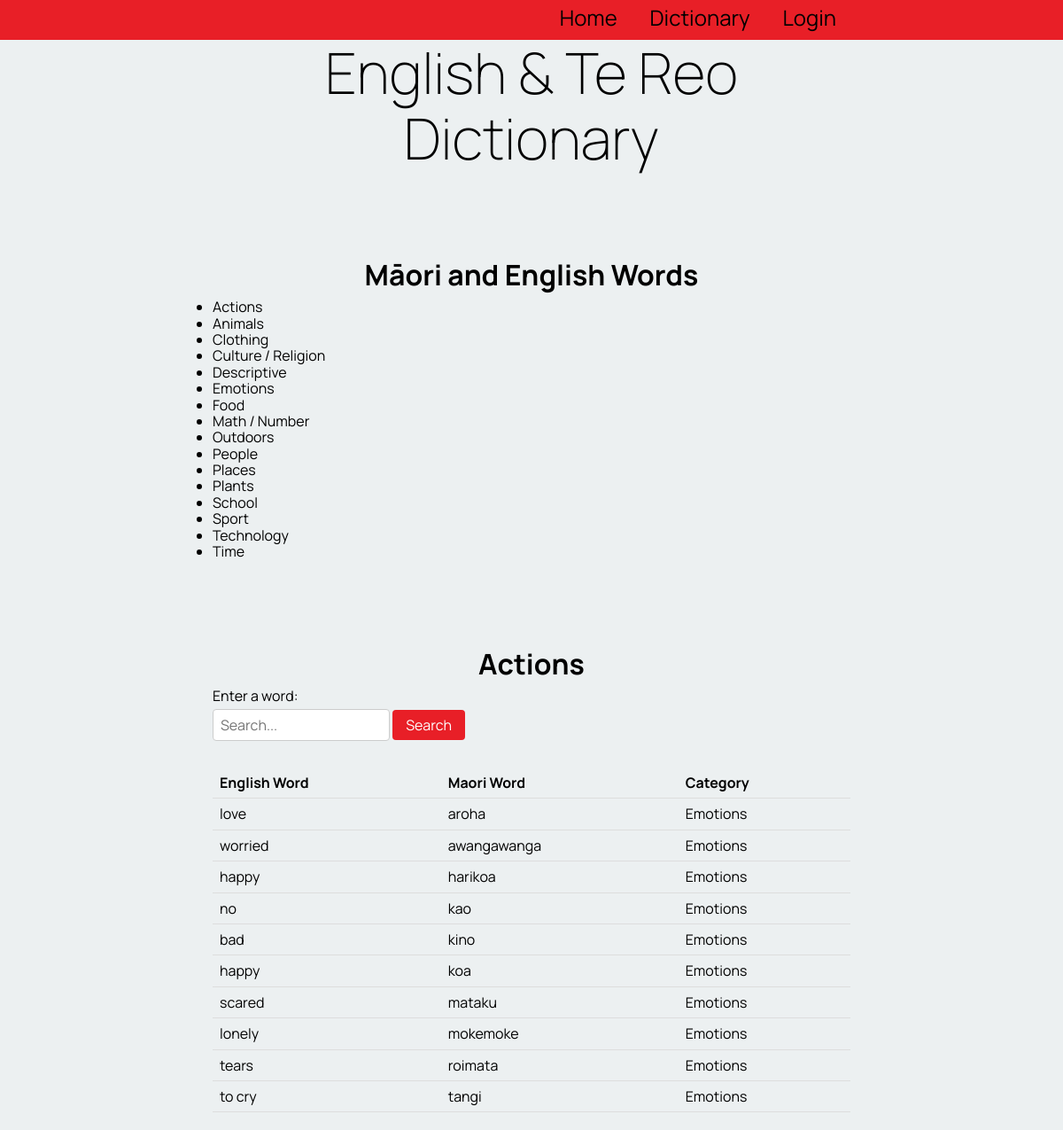
Screenshot of /sort_by_category/6 with the database file from the repository.
### tables this page shows
CREATE TABLE "category_table"
(
    cat_id        integer not null
        primary key autoincrement,
    category_name varchar
);

CREATE TABLE "table_word"
(
    word_id      integer not null
        primary key autoincrement,
    english_word varchar(100),
    te_reo_word  varchar(100),
    description  varchar(100),
    category     varchar(100),
    levels       varchar(100),
    user_fk      integer
        constraint table_word_table_account_id_fk
            references users_table,
    cat_fk       integer
        constraint table_word_category_table_cat_id_fk
            references category_table
, word_date varchar(100), image varchar);

### app.py (the view)
@app.route('/sort_by_category/<cat_id>', methods=['POST', 'GET'])
def render_sort_by_category_page(cat_id):
    if is_logged_in_teacher():
        print("Teacher if logged in!")
    con = create_connection(DATABASE)
    query = "SELECT cat_id, category_name FROM category_table"
    cur = con.cursor()
    cur.execute(query)
    category_list = cur.fetchall()
    cur = con.cursor()
    query = """SELECT word_id, english_word, te_reo_word, category_name FROM table_word INNER JOIN category_table ON table_word.cat_fk = cat_id WHERE cat_id = ?"""
    cur.execute(query, (cat_id,))
    word = cur.fetchall()
    con.close()
    return render_template('sort_by_category.html', logged_in=is_logged_in(), words=word,teacher_log=is_logged_in_teacher(), categories=category_list)

### app.py (called while the page is built)
def create_connection(db_file): #connects to the database
    try:
        connection = sqlite3.connect(db_file)
        return connection
    except Error as e:
        print(e)   #prints the error message
    return None

def is_logged_in():    #checks if the user has logged in
    if session.get("email") is None:
        print("not logged in ")
        return False
    else:
        print("logged in!")
        return True

def is_logged_in_teacher():
        email = session.get("email")
        con = create_connection(DATABASE)
        cur = con.cursor()
        query = """SELECT is_teacher FROM users_table WHERE email = ?"""
        cur.execute(query, (email, ))
        teacher = cur.fetchall()
        con.close()
        print("yooo", teacher)
        if ('yes',) in teacher:
            print("teacher logged in!")
            con = create_connection(DATABASE)
            query = "SELECT users_id FROM users_table"
            cur = con.cursor()
            cur.execute(query)
            test = cur.fetchall()
            print(test)
            return True
        else:
            return False

### templates/sort_by_category.html
{% extends 'base.html' %}
{% block pageheading %}Māori and English Words{% endblock %}
{% block main %}
    <ul>
        {% for catergory in categories %}
                <li>
                    <a href="/sort_by_category/{{ catergory[0] }}">{{ catergory[1] }}</a>
                </li>
        {% endfor %}
    </ul>
    <h2> Actions</h2>
    <form action="{{ url_for('render_dictionary_page', cat_id=cat_id) }}" method="GET">
        <label for="word-search">Enter a word:</label>
        <input type="text" name="search" value="{{ search_term }}" placeholder="Search...">
        <button type="submit">Search</button>
    </form>
    <table>
        <thead>
            <tr>
                <th>English Word</th>
                <th>Maori Word</th>
                <th>Category</th>
            </tr>
        </thead>
        <tbody>
            {% for word in words %}
                <tr>
                    <td><a href="/word_info/{{ word[0] }}">{{ word[1] }}</a></td>
                    <td>{{ word[2] }}</td>
                    <td>{{ word[3] }}</td>
                </tr>
            {% endfor %}
        </tbody>
    </table>
{% endblock %}

### static/style.css (style rules this page uses)
* { font-family: 'Manrope', sans-serif; padding: 0; margin: 0; box-sizing: border-box; }
body { background-color: rgba(236, 240, 241, 1.0); }
h2 { font-size: 2rem; text-align: center; margin: 0 0 0.5rem 0; padding-top: 100px; }
a, a:visited { color: rgb(0, 0, 0); text-decoration: none; }
table { width: 100%; border-collapse: collapse; margin-bottom: 20px; }
table th, table td { padding: 8px; text-align: left; border-bottom: 1px solid #ddd; }
form { margin-bottom: 20px; }
form label { display: block; margin-bottom: 5px; }
form input[type="text"] { width: 200px; padding: 8px; border: 1px solid #ccc; border-radius: 4px; margin-bottom: 10px; }
form button { padding: 8px 15px; background-color: #e81f27; color: #fff; border: none; border-radius: 4px; cursor: pointer; }

### rows the page displays
category_table: category_name "Actions"
category_table: category_name "Animals"
category_table: category_name "Clothing"
category_table: category_name "Culture / Religion"
category_table: category_name "Descriptive"
category_table: category_name "Emotions"
category_table: category_name "Food"
category_table: category_name "Math / Number"
category_table: category_name "Outdoors"
category_table: category_name "People"
category_table: category_name "Places"
category_table: category_name "Plants"
category_table: category_name "School"
category_table: category_name "Sport"
category_table: category_name "Technology"
category_table: category_name "Time"
table_word: english_word "love", te_reo_word "aroha", category_name "Emotions"
table_word: english_word "worried", te_reo_word "awangawanga", category_name "Emotions"
table_word: english_word "happy", te_reo_word "harikoa", category_name "Emotions"
table_word: english_word "no", te_reo_word "kao", category_name "Emotions"
table_word: english_word "bad", te_reo_word "kino", category_name "Emotions"
table_word: english_word "happy", te_reo_word "koa", category_name "Emotions"
table_word: english_word "scared", te_reo_word "mataku", category_name "Emotions"
table_word: english_word "lonely", te_reo_word "mokemoke", category_name "Emotions"
table_word: english_word "tears", te_reo_word "roimata", category_name "Emotions"
table_word: english_word "to cry", te_reo_word "tangi", category_name "Emotions"
